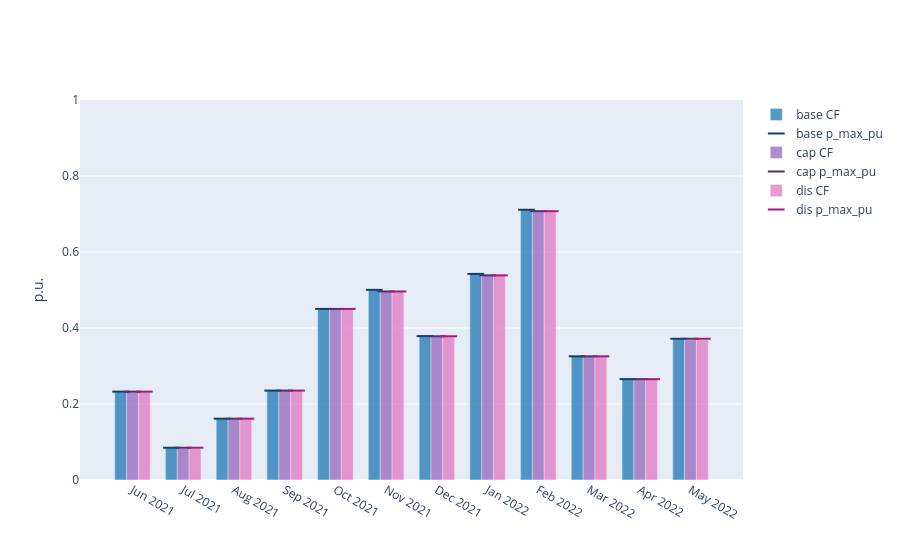

This figure's notebook cell:
### Code cell
# Per-bus — ts from groupby=["bus", "carrier"]
CARRIER = "onwind"

# monthly (default, same as before)
data = build_agg_cf_pmax_df(networks, carrier=CARRIER, bus=BUS)
iplot_agg_cf_pmax(data)

### Figure 1 — Plotly figure (JSON) as saved in the notebook; plotly's stock layout.template omitted (floating-point values rounded to 4 significant figures)
{"data": [{"customdata": ["Jun 2021", "Jul 2021", "Aug 2021", "Sep 2021", "Oct 2021", "Nov 2021", "Dec 2021", "Jan 2022", "Feb 2022", "Mar 2022", "Apr 2022", "May 2022"], "hovertemplate": "%{customdata}<br>CF: %{y:.3f}<extra>base</extra>", "marker": {"color": "#1f77b4"}, "name": "base CF", "opacity": 0.75, "type": "bar", "width": 0.2333, "x": [-0.2333, 0.7667, 1.767, 2.767, 3.767, 4.767, 5.767, 6.767, 7.767, 8.767, 9.767, 10.77], "y": [0.2325, 0.08491, 0.1613, 0.2352, 0.4501, 0.5003, 0.3787, 0.5422, 0.7109, 0.3254, 0.2653, 0.3716]}, {"customdata": ["Jun 2021", "Jul 2021", "Aug 2021", "Sep 2021", "Oct 2021", "Nov 2021", "Dec 2021", "Jan 2022", "Feb 2022", "Mar 2022", "Apr 2022", "May 2022"], "hovertemplate": "%{customdata}<br>p_max_pu: %{y:.3f}<extra>base</extra>", "marker": {"color": "#114163", "line": {"color": "#114163", "width": 2}, "size": 12, "symbol": "line-ew"}, "mode": "markers", "name": "base p_max_pu", "type": "scatter", "x": [-0.2333, 0.7667, 1.767, 2.767, 3.767, 4.767, 5.767, 6.767, 7.767, 8.767, 9.767, 10.77], "y": [0.2325, 0.08491, 0.1613, 0.2353, 0.4502, 0.5004, 0.3787, 0.5423, 0.7111, 0.3255, 0.2654, 0.3717]}, {"customdata": ["Jun 2021", "Jul 2021", "Aug 2021", "Sep 2021", "Oct 2021", "Nov 2021", "Dec 2021", "Jan 2022", "Feb 2022", "Mar 2022", "Apr 2022", "May 2022"], "hovertemplate": "%{customdata}<br>CF: %{y:.3f}<extra>cap</extra>", "marker": {"color": "#9467bd"}, "name": "cap CF", "opacity": 0.75, "type": "bar", "width": 0.2333, "x": [0, 1, 2, 3, 4, 5, 6, 7, 8, 9, 10, 11], "y": [0.2315, 0.08274, 0.1611, 0.2349, 0.4496, 0.496, 0.3782, 0.5383, 0.7065, 0.3249, 0.2645, 0.3686]}, {"customdata": ["Jun 2021", "Jul 2021", "Aug 2021", "Sep 2021", "Oct 2021", "Nov 2021", "Dec 2021", "Jan 2022", "Feb 2022", "Mar 2022", "Apr 2022", "May 2022"], "hovertemplate": "%{customdata}<br>p_max_pu: %{y:.3f}<extra>cap</extra>", "marker": {"color": "#51306f", "line": {"color": "#51306f", "width": 2}, "size": 12, "symbol": "line-ew"}, "mode": "markers", "name": "cap p_max_pu", "type": "scatter", "x": [0, 1, 2, 3, 4, 5, 6, 7, 8, 9, 10, 11], "y": [0.2325, 0.08491, 0.1613, 0.2353, 0.4502, 0.4962, 0.3783, 0.5386, 0.7074, 0.3254, 0.2654, 0.3717]}, {"customdata": ["Jun 2021", "Jul 2021", "Aug 2021", "Sep 2021", "Oct 2021", "Nov 2021", "Dec 2021", "Jan 2022", "Feb 2022", "Mar 2022", "Apr 2022", "May 2022"], "hovertemplate": "%{customdata}<br>CF: %{y:.3f}<extra>dis</extra>", "marker": {"color": "#e377c2"}, "name": "dis CF", "opacity": 0.75, "type": "bar", "width": 0.2333, "x": [0.2333, 1.233, 2.233, 3.233, 4.233, 5.233, 6.233, 7.233, 8.233, 9.233, 10.23, 11.23], "y": [0.2319, 0.08216, 0.1613, 0.2353, 0.4502, 0.4962, 0.3782, 0.5385, 0.7073, 0.3253, 0.2647, 0.369]}, {"customdata": ["Jun 2021", "Jul 2021", "Aug 2021", "Sep 2021", "Oct 2021", "Nov 2021", "Dec 2021", "Jan 2022", "Feb 2022", "Mar 2022", "Apr 2022", "May 2022"], "hovertemplate": "%{customdata}<br>p_max_pu: %{y:.3f}<extra>dis</extra>", "marker": {"color": "#9d2077", "line": {"color": "#9d2077", "width": 2}, "size": 12, "symbol": "line-ew"}, "mode": "markers", "name": "dis p_max_pu", "type": "scatter", "x": [0.2333, 1.233, 2.233, 3.233, 4.233, 5.233, 6.233, 7.233, 8.233, 9.233, 10.23, 11.23], "y": [0.2325, 0.08491, 0.1613, 0.2353, 0.4502, 0.4962, 0.3783, 0.5386, 0.7074, 0.3254, 0.2654, 0.3717]}], "layout": {"hovermode": "x unified", "title": {}, "xaxis": {"tickmode": "array", "ticktext": ["Jun 2021", "Jul 2021", "Aug 2021", "Sep 2021", "Oct 2021", "Nov 2021", "Dec 2021", "Jan 2022", "Feb 2022", "Mar 2022", "Apr 2022", "May 2022"], "tickvals": [0, 1, 2, 3, 4, 5, 6, 7, 8, 9, 10, 11]}, "yaxis": {"range": [0, 1], "title": {"text": "p.u."}}}}
